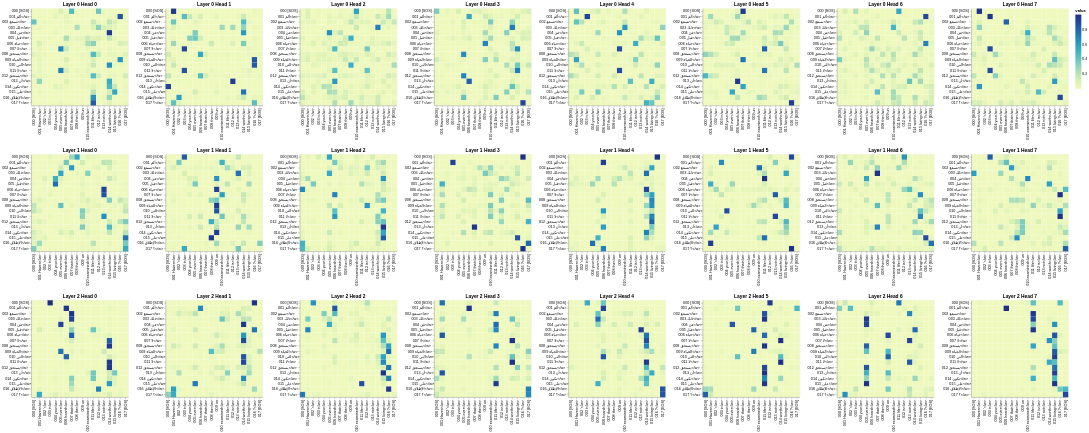

The notebook cell saved with this chart:
### Markdown cell above
### Encoder-decoder (cross) attention
Rows = generated Arabic tokens, columns = English source tokens. This is the one that shows alignment.

### Code cell
all_maps("cross", layers, heads, dec_tokens, enc_tokens, min(N, dec_len), min(N, enc_len))

### Figure 1 — Vega-Lite specification as saved in the notebook (floating-point values rounded to 4 significant figures; data arrays with more than 128 entries replaced by an {"elided": "..."} marker saying what was removed)
{"config": {"view": {"continuousWidth": 300, "continuousHeight": 300}}, "vconcat": [{"hconcat": [{"data": {"name": "data-82d2e462854b5d0126d8a36a665b4068"}, "mark": {"type": "rect"}, "encoding": {"color": {"field": "value", "type": "quantitative"}, "tooltip": [{"field": "row", "type": "quantitative"}, {"field": "column", "type": "quantitative"}, {"field": "value", "type": "quantitative"}, {"field": "row_token", "type": "nominal"}, {"field": "col_token", "type": "nominal"}], "x": {"axis": {"title": ""}, "field": "col_token", "type": "nominal"}, "y": {"axis": {"title": ""}, "field": "row_token", "type": "nominal"}}, "height": 260, "name": "view_49", "title": "Layer 0 Head 0", "width": 260}, {"data": {"name": "data-b0aeec4d3be9c661e060a3aa84e6bf6c"}, "mark": {"type": "rect"}, "encoding": {"color": {"field": "value", "type": "quantitative"}, "tooltip": [{"field": "row", "type": "quantitative"}, {"field": "column", "type": "quantitative"}, {"field": "value", "type": "quantitative"}, {"field": "row_token", "type": "nominal"}, {"field": "col_token", "type": "nominal"}], "x": {"axis": {"title": ""}, "field": "col_token", "type": "nominal"}, "y": {"axis": {"title": ""}, "field": "row_token", "type": "nominal"}}, "height": 260, "name": "view_50", "title": "Layer 0 Head 1", "width": 260}, {"data": {"name": "data-aaf5fe107814ad5195d85857bf20a218"}, "mark": {"type": "rect"}, "encoding": {"color": {"field": "value", "type": "quantitative"}, "tooltip": [{"field": "row", "type": "quantitative"}, {"field": "column", "type": "quantitative"}, {"field": "value", "type": "quantitative"}, {"field": "row_token", "type": "nominal"}, {"field": "col_token", "type": "nominal"}], "x": {"axis": {"title": ""}, "field": "col_token", "type": "nominal"}, "y": {"axis": {"title": ""}, "field": "row_token", "type": "nominal"}}, "height": 260, "name": "view_51", "title": "Layer 0 Head 2", "width": 260}, {"data": {"name": "data-60697e8cc33a154ea8bf12815e9e59fc"}, "mark": {"type": "rect"}, "encoding": {"color": {"field": "value", "type": "quantitative"}, "tooltip": [{"field": "row", "type": "quantitative"}, {"field": "column", "type": "quantitative"}, {"field": "value", "type": "quantitative"}, {"field": "row_token", "type": "nominal"}, {"field": "col_token", "type": "nominal"}], "x": {"axis": {"title": ""}, "field": "col_token", "type": "nominal"}, "y": {"axis": {"title": ""}, "field": "row_token", "type": "nominal"}}, "height": 260, "name": "view_52", "title": "Layer 0 Head 3", "width": 260}, {"data": {"name": "data-56a3738379f5b6db5ef0011db4157bdf"}, "mark": {"type": "rect"}, "encoding": {"color": {"field": "value", "type": "quantitative"}, "tooltip": [{"field": "row", "type": "quantitative"}, {"field": "column", "type": "quantitative"}, {"field": "value", "type": "quantitative"}, {"field": "row_token", "type": "nominal"}, {"field": "col_token", "type": "nominal"}], "x": {"axis": {"title": ""}, "field": "col_token", "type": "nominal"}, "y": {"axis": {"title": ""}, "field": "row_token", "type": "nominal"}}, "height": 260, "name": "view_53", "title": "Layer 0 Head 4", "width": 260}, {"data": {"name": "data-54afb30e6ca761293ca1d3aa0331a36d"}, "mark": {"type": "rect"}, "encoding": {"color": {"field": "value", "type": "quantitative"}, "tooltip": [{"field": "row", "type": "quantitative"}, {"field": "column", "type": "quantitative"}, {"field": "value", "type": "quantitative"}, {"field": "row_token", "type": "nominal"}, {"field": "col_token", "type": "nominal"}], "x": {"axis": {"title": ""}, "field": "col_token", "type": "nominal"}, "y": {"axis": {"title": ""}, "field": "row_token", "type": "nominal"}}, "height": 260, "name": "view_54", "title": "Layer 0 Head 5", "width": 260}, {"data": {"name": "data-79d2b37ac3035fffd0cf7e693b17cf88"}, "mark": {"type": "rect"}, "encoding": {"color": {"field": "value", "type": "quantitative"}, "tooltip": [{"field": "row", "type": "quantitative"}, {"field": "column", "type": "quantitative"}, {"field": "value", "type": "quantitative"}, {"field": "row_token", "type": "nominal"}, {"field": "col_token", "type": "nominal"}], "x": {"axis": {"title": ""}, "field": "col_token", "type": "nominal"}, "y": {"axis": {"title": ""}, "field": "row_token", "type": "nominal"}}, "height": 260, "name": "view_55", "title": "Layer 0 Head 6", "width": 260}, {"data": {"name": "data-41e60013a0d61f0fbba9af72326b3356"}, "mark": {"type": "rect"}, "encoding": {"color": {"field": "value", "type": "quantitative"}, "tooltip": [{"field": "row", "type": "quantitative"}, {"field": "column", "type": "quantitative"}, {"field": "value", "type": "quantitative"}, {"field": "row_token", "type": "nominal"}, {"field": "col_token", "type": "nominal"}], "x": {"axis": {"title": ""}, "field": "col_token", "type": "nominal"}, "y": {"axis": {"title": ""}, "field": "row_token", "type": "nominal"}}, "height": 260, "name": "view_56", "title": "Layer 0 Head 7", "width": 260}]}, {"hconcat": [{"data": {"name": "data-e8afa70ffd1e9a962f919fd9c340ef0e"}, "mark": {"type": "rect"}, "encoding": {"color": {"field": "value", "type": "quantitative"}, "tooltip": [{"field": "row", "type": "quantitative"}, {"field": "column", "type": "quantitative"}, {"field": "value", "type": "quantitative"}, {"field": "row_token", "type": "nominal"}, {"field": "col_token", "type": "nominal"}], "x": {"axis": {"title": ""}, "field": "col_token", "type": "nominal"}, "y": {"axis": {"title": ""}, "field": "row_token", "type": "nominal"}}, "height": 260, "name": "view_57", "title": "Layer 1 Head 0", "width": 260}, {"data": {"name": "data-82055a46604e2f445da553316d729994"}, "mark": {"type": "rect"}, "encoding": {"color": {"field": "value", "type": "quantitative"}, "tooltip": [{"field": "row", "type": "quantitative"}, {"field": "column", "type": "quantitative"}, {"field": "value", "type": "quantitative"}, {"field": "row_token", "type": "nominal"}, {"field": "col_token", "type": "nominal"}], "x": {"axis": {"title": ""}, "field": "col_token", "type": "nominal"}, "y": {"axis": {"title": ""}, "field": "row_token", "type": "nominal"}}, "height": 260, "name": "view_58", "title": "Layer 1 Head 1", "width": 260}, {"data": {"name": "data-72bbb22c336c81a5b7204977912a0e98"}, "mark": {"type": "rect"}, "encoding": {"color": {"field": "value", "type": "quantitative"}, "tooltip": [{"field": "row", "type": "quantitative"}, {"field": "column", "type": "quantitative"}, {"field": "value", "type": "quantitative"}, {"field": "row_token", "type": "nominal"}, {"field": "col_token", "type": "nominal"}], "x": {"axis": {"title": ""}, "field": "col_token", "type": "nominal"}, "y": {"axis": {"title": ""}, "field": "row_token", "type": "nominal"}}, "height": 260, "name": "view_59", "title": "Layer 1 Head 2", "width": 260}, {"data": {"name": "data-9dee8cc8c9f17a6ad8b0b316c8353242"}, "mark": {"type": "rect"}, "encoding": {"color": {"field": "value", "type": "quantitative"}, "tooltip": [{"field": "row", "type": "quantitative"}, {"field": "column", "type": "quantitative"}, {"field": "value", "type": "quantitative"}, {"field": "row_token", "type": "nominal"}, {"field": "col_token", "type": "nominal"}], "x": {"axis": {"title": ""}, "field": "col_token", "type": "nominal"}, "y": {"axis": {"title": ""}, "field": "row_token", "type": "nominal"}}, "height": 260, "name": "view_60", "title": "Layer 1 Head 3", "width": 260}, {"data": {"name": "data-71dab20e723c9b6c8d329d5c3e9a02f3"}, "mark": {"type": "rect"}, "encoding": {"color": {"field": "value", "type": "quantitative"}, "tooltip": [{"field": "row", "type": "quantitative"}, {"field": "column", "type": "quantitative"}, {"field": "value", "type": "quantitative"}, {"field": "row_token", "type": "nominal"}, {"field": "col_token", "type": "nominal"}], "x": {"axis": {"title": ""}, "field": "col_token", "type": "nominal"}, "y": {"axis": {"title": ""}, "field": "row_token", "type": "nominal"}}, "height": 260, "name": "view_61", "title": "Layer 1 Head 4", "width": 260}, {"data": {"name": "data-9d657a1ce4bea5805e1041efb88e113f"}, "mark": {"type": "rect"}, "encoding": {"color": {"field": "value", "type": "quantitative"}, "tooltip": [{"field": "row", "type": "quantitative"}, {"field": "column", "type": "quantitative"}, {"field": "value", "type": "quantitative"}, {"field": "row_token", "type": "nominal"}, {"field": "col_token", "type": "nominal"}], "x": {"axis": {"title": ""}, "field": "col_token", "type": "nominal"}, "y": {"axis": {"title": ""}, "field": "row_token", "type": "nominal"}}, "height": 260, "name": "view_62", "title": "Layer 1 Head 5", "width": 260}, {"data": {"name": "data-8911abf32208d12defc5756d16799e53"}, "mark": {"type": "rect"}, "encoding": {"color": {"field": "value", "type": "quantitative"}, "tooltip": [{"field": "row", "type": "quantitative"}, {"field": "column", "type": "quantitative"}, {"field": "value", "type": "quantitative"}, {"field": "row_token", "type": "nominal"}, {"field": "col_token", "type": "nominal"}], "x": {"axis": {"title": ""}, "field": "col_token", "type": "nominal"}, "y": {"axis": {"title": ""}, "field": "row_token", "type": "nominal"}}, "height": 260, "name": "view_63", "title": "Layer 1 Head 6", "width": 260}, {"data": {"name": "data-59707c44a61d7e6cd96927e4914ee6fb"}, "mark": {"type": "rect"}, "encoding": {"color": {"field": "value", "type": "quantitative"}, "tooltip": [{"field": "row", "type": "quantitative"}, {"field": "column", "type": "quantitative"}, {"field": "value", "type": "quantitative"}, {"field": "row_token", "type": "nominal"}, {"field": "col_token", "type": "nominal"}], "x": {"axis": {"title": ""}, "field": "col_token", "type": "nominal"}, "y": {"axis": {"title": ""}, "field": "row_token", "type": "nominal"}}, "height": 260, "name": "view_64", "title": "Layer 1 Head 7", "width": 260}]}, {"hconcat": [{"data": {"name": "data-aeb9c5d658be3fcebc005fe8e310c48f"}, "mark": {"type": "rect"}, "encoding": {"color": {"field": "value", "type": "quantitative"}, "tooltip": [{"field": "row", "type": "quantitative"}, {"field": "column", "type": "quantitative"}, {"field": "value", "type": "quantitative"}, {"field": "row_token", "type": "nominal"}, {"field": "col_token", "type": "nominal"}], "x": {"axis": {"title": ""}, "field": "col_token", "type": "nominal"}, "y": {"axis": {"title": ""}, "field": "row_token", "type": "nominal"}}, "height": 260, "name": "view_65", "title": "Layer 2 Head 0", "width": 260}, {"data": {"name": "data-c5ae1e3d8a3ac883493bd8b022467686"}, "mark": {"type": "rect"}, "encoding": {"color": {"field": "value", "type": "quantitative"}, "tooltip": [{"field": "row", "type": "quantitative"}, {"field": "column", "type": "quantitative"}, {"field": "value", "type": "quantitative"}, {"field": "row_token", "type": "nominal"}, {"field": "col_token", "type": "nominal"}], "x": {"axis": {"title": ""}, "field": "col_token", "type": "nominal"}, "y": {"axis": {"title": ""}, "field": "row_token", "type": "nominal"}}, "height": 260, "name": "view_66", "title": "Layer 2 Head 1", "width": 260}, {"data": {"name": "data-27c100a1b6734dd5ba6521dee9c8671b"}, "mark": {"type": "rect"}, "encoding": {"color": {"field": "value", "type": "quantitative"}, "tooltip": [{"field": "row", "type": "quantitative"}, {"field": "column", "type": "quantitative"}, {"field": "value", "type": "quantitative"}, {"field": "row_token", "type": "nominal"}, {"field": "col_token", "type": "nominal"}], "x": {"axis": {"title": ""}, "field": "col_token", "type": "nominal"}, "y": {"axis": {"title": ""}, "field": "row_token", "type": "nominal"}}, "height": 260, "name": "view_67", "title": "Layer 2 Head 2", "width": 260}, {"data": {"name": "data-ea9a68c5f9ea85c3ab927dd42e8cb17c"}, "mark": {"type": "rect"}, "encoding": {"color": {"field": "value", "type": "quantitative"}, "tooltip": [{"field": "row", "type": "quantitative"}, {"field": "column", "type": "quantitative"}, {"field": "value", "type": "quantitative"}, {"field": "row_token", "type": "nominal"}, {"field": "col_token", "type": "nominal"}], "x": {"axis": {"title": ""}, "field": "col_token", "type": "nominal"}, "y": {"axis": {"title": ""}, "field": "row_token", "type": "nominal"}}, "height": 260, "name": "view_68", "title": "Layer 2 Head 3", "width": 260}, {"data": {"name": "data-5eb9afa842a5c59eb1e56fdcc6476211"}, "mark": {"type": "rect"}, "encoding": {"color": {"field": "value", "type": "quantitative"}, "tooltip": [{"field": "row", "type": "quantitative"}, {"field": "column", "type": "quantitative"}, {"field": "value", "type": "quantitative"}, {"field": "row_token", "type": "nominal"}, {"field": "col_token", "type": "nominal"}], "x": {"axis": {"title": ""}, "field": "col_token", "type": "nominal"}, "y": {"axis": {"title": ""}, "field": "row_token", "type": "nominal"}}, "height": 260, "name": "view_69", "title": "Layer 2 Head 4", "width": 260}, {"data": {"name": "data-39a531c4714f48d879aef77e34580f55"}, "mark": {"type": "rect"}, "encoding": {"color": {"field": "value", "type": "quantitative"}, "tooltip": [{"field": "row", "type": "quantitative"}, {"field": "column", "type": "quantitative"}, {"field": "value", "type": "quantitative"}, {"field": "row_token", "type": "nominal"}, {"field": "col_token", "type": "nominal"}], "x": {"axis": {"title": ""}, "field": "col_token", "type": "nominal"}, "y": {"axis": {"title": ""}, "field": "row_token", "type": "nominal"}}, "height": 260, "name": "view_70", "title": "Layer 2 Head 5", "width": 260}, {"data": {"name": "data-c83d599bacf8d7d8172cd9c37ebf303b"}, "mark": {"type": "rect"}, "encoding": {"color": {"field": "value", "type": "quantitative"}, "tooltip": [{"field": "row", "type": "quantitative"}, {"field": "column", "type": "quantitative"}, {"field": "value", "type": "quantitative"}, {"field": "row_token", "type": "nominal"}, {"field": "col_token", "type": "nominal"}], "x": {"axis": {"title": ""}, "field": "col_token", "type": "nominal"}, "y": {"axis": {"title": ""}, "field": "row_token", "type": "nominal"}}, "height": 260, "name": "view_71", "title": "Layer 2 Head 6", "width": 260}, {"data": {"name": "data-e9e0b0c32d20b1a81abaa121104a8ee5"}, "mark": {"type": "rect"}, "encoding": {"color": {"field": "value", "type": "quantitative"}, "tooltip": [{"field": "row", "type": "quantitative"}, {"field": "column", "type": "quantitative"}, {"field": "value", "type": "quantitative"}, {"field": "row_token", "type": "nominal"}, {"field": "col_token", "type": "nominal"}], "x": {"axis": {"title": ""}, "field": "col_token", "type": "nominal"}, "y": {"axis": {"title": ""}, "field": "row_token", "type": "nominal"}}, "height": 260, "name": "view_72", "title": "Layer 2 Head 7", "width": 260}]}], "params": [{"name": "param_49", "select": {"type": "interval", "encodings": ["x", "y"]}, "bind": "scales", "views": ["view_49"]}, {"name": "param_50", "select": {"type": "interval", "encodings": ["x", "y"]}, "bind": "scales", "views": ["view_50"]}, {"name": "param_51", "select": {"type": "interval", "encodings": ["x", "y"]}, "bind": "scales", "views": ["view_51"]}, {"name": "param_52", "select": {"type": "interval", "encodings": ["x", "y"]}, "bind": "scales", "views": ["view_52"]}, {"name": "param_53", "select": {"type": "interval", "encodings": ["x", "y"]}, "bind": "scales", "views": ["view_53"]}, {"name": "param_54", "select": {"type": "interval", "encodings": ["x", "y"]}, "bind": "scales", "views": ["view_54"]}, {"name": "param_55", "select": {"type": "interval", "encodings": ["x", "y"]}, "bind": "scales", "views": ["view_55"]}, {"name": "param_56", "select": {"type": "interval", "encodings": ["x", "y"]}, "bind": "scales", "views": ["view_56"]}, {"name": "param_57", "select": {"type": "interval", "encodings": ["x", "y"]}, "bind": "scales", "views": ["view_57"]}, {"name": "param_58", "select": {"type": "interval", "encodings": ["x", "y"]}, "bind": "scales", "views": ["view_58"]}, {"name": "param_59", "select": {"type": "interval", "encodings": ["x", "y"]}, "bind": "scales", "views": ["view_59"]}, {"name": "param_60", "select": {"type": "interval", "encodings": ["x", "y"]}, "bind": "scales", "views": ["view_60"]}, {"name": "param_61", "select": {"type": "interval", "encodings": ["x", "y"]}, "bind": "scales", "views": ["view_61"]}, {"name": "param_62", "select": {"type": "interval", "encodings": ["x", "y"]}, "bind": "scales", "views": ["view_62"]}, {"name": "param_63", "select": {"type": "interval", "encodings": ["x", "y"]}, "bind": "scales", "views": ["view_63"]}, {"name": "param_64", "select": {"type": "interval", "encodings": ["x", "y"]}, "bind": "scales", "views": ["view_64"]}, {"name": "param_65", "select": {"type": "interval", "encodings": ["x", "y"]}, "bind": "scales", "views": ["view_65"]}, {"name": "param_66", "select": {"type": "interval", "encodings": ["x", "y"]}, "bind": "scales", "views": ["view_66"]}, {"name": "param_67", "select": {"type": "interval", "encodings": ["x", "y"]}, "bind": "scales", "views": ["view_67"]}, {"name": "param_68", "select": {"type": "interval", "encodings": ["x", "y"]}, "bind": "scales", "views": ["view_68"]}, {"name": "param_69", "select": {"type": "interval", "encodings": ["x", "y"]}, "bind": "scales", "views": ["view_69"]}, {"name": "param_70", "select": {"type": "interval", "encodings": ["x", "y"]}, "bind": "scales", "views": ["view_70"]}, {"name": "param_71", "select": {"type": "interval", "encodings": ["x", "y"]}, "bind": "scales", "views": ["view_71"]}, {"name": "param_72", "select": {"type": "interval", "encodings": ["x", "y"]}, "bind": "scales", "views": ["view_72"]}], "$schema": "https://vega.github.io/schema/vega-lite/v5.20.1.json", "datasets": {"data-82d2e462854b5d0126d8a36a665b4068": {"elided": "324 records"}, "data-b0aeec4d3be9c661e060a3aa84e6bf6c": {"elided": "324 records"}, "data-aaf5fe107814ad5195d85857bf20a218": {"elided": "324 records"}, "data-60697e8cc33a154ea8bf12815e9e59fc": {"elided": "324 records"}, "data-56a3738379f5b6db5ef0011db4157bdf": {"elided": "324 records"}, "data-54afb30e6ca761293ca1d3aa0331a36d": {"elided": "324 records"}, "data-79d2b37ac3035fffd0cf7e693b17cf88": {"elided": "324 records"}, "data-41e60013a0d61f0fbba9af72326b3356": {"elided": "324 records"}, "data-e8afa70ffd1e9a962f919fd9c340ef0e": {"elided": "324 records"}, "data-82055a46604e2f445da553316d729994": {"elided": "324 records"}, "data-72bbb22c336c81a5b7204977912a0e98": {"elided": "324 records"}, "data-9dee8cc8c9f17a6ad8b0b316c8353242": {"elided": "324 records"}, "data-71dab20e723c9b6c8d329d5c3e9a02f3": {"elided": "324 records"}, "data-9d657a1ce4bea5805e1041efb88e113f": {"elided": "324 records"}, "data-8911abf32208d12defc5756d16799e53": {"elided": "324 records"}, "data-59707c44a61d7e6cd96927e4914ee6fb": {"elided": "324 records"}, "data-aeb9c5d658be3fcebc005fe8e310c48f": {"elided": "324 records"}, "data-c5ae1e3d8a3ac883493bd8b022467686": {"elided": "324 records"}, "data-27c100a1b6734dd5ba6521dee9c8671b": {"elided": "324 records"}, "data-ea9a68c5f9ea85c3ab927dd42e8cb17c": {"elided": "324 records"}, "data-5eb9afa842a5c59eb1e56fdcc6476211": {"elided": "324 records"}, "data-39a531c4714f48d879aef77e34580f55": {"elided": "324 records"}, "data-c83d599bacf8d7d8172cd9c37ebf303b": {"elided": "324 records"}, "data-e9e0b0c32d20b1a81abaa121104a8ee5": {"elided": "324 records"}}}
